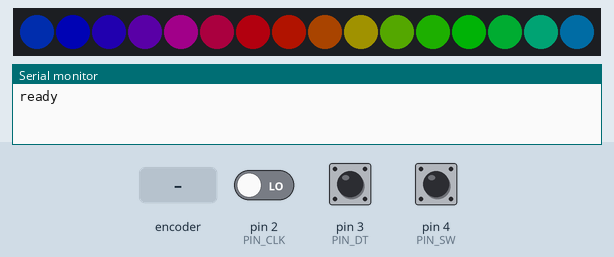
Simulated run of this sketch. Board: Arduino Uno, built with avr-gcc and run on an emulated ATmega328P. Parts: 16 RGB LEDs in strip order, left to right, the last lines printed to the serial monitor. Wiring (inferred from the names in the program): WS2812 LEDs: data pin 6. The inputs (shaded band) are chosen by the test bench; at power-on: pin 4 (PIN_SW) HIGH, pin 2 (PIN_CLK) LOW, pin 3 (PIN_DT) HIGH. Dim RGB values are drawn brighter than linear.

Above: at 1.26 s.
1.3 s: pin 4 (PIN_SW) pulled LOW for 0.15 s
At 1.38 s:
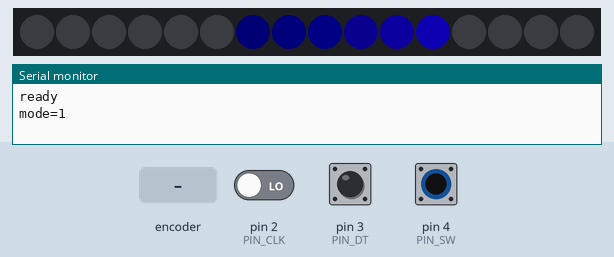
2.0 s: pin 4 (PIN_SW) pulled LOW for 1 s
At 2.43 s:
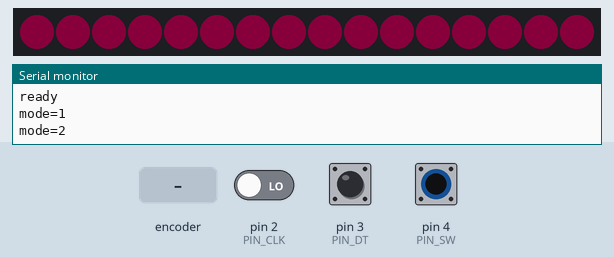
3.6 s: rotary encoder on pin 2 (PIN_CLK) / pin 3 (PIN_DT) turned 3 steps (first pin leading)
At 4.25 s:
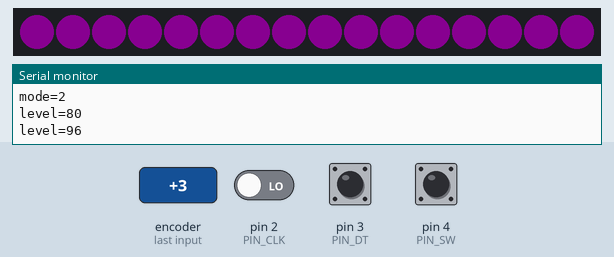
6.2 s: pin 4 (PIN_SW) pulled LOW for 0.15 s
At 6.87 s:
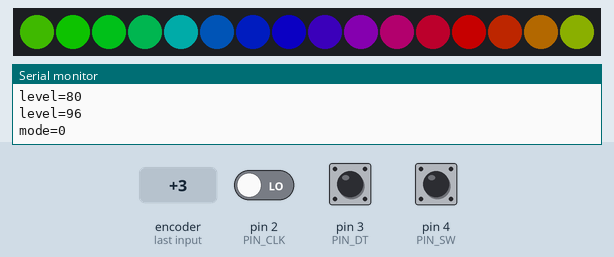
6.9 s: pin 4 (PIN_SW) pulled LOW for 3.2 s
At 6.99 s:
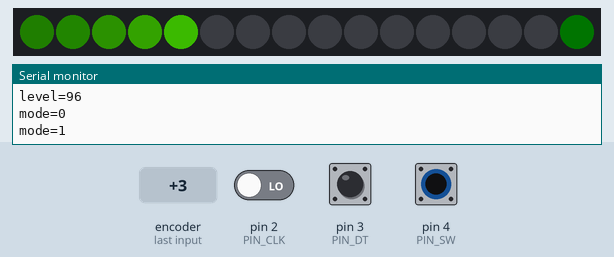
10.7 s: rotary encoder on pin 2 (PIN_CLK) / pin 3 (PIN_DT) turned 3 steps (first pin leading)
At 11.2 s:
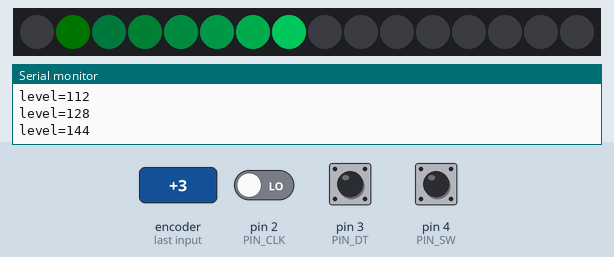

The sketch:

neopixel-default.ino
```cpp
// Lesson 21: a 16 LED WS2812 ring on D6, steered by a rotary encoder (CLK D2, DT D3, SW D4).
// Turn the knob: brightness. Push the knob: next animation. No library: the 800 kHz bit-banged driver and the
// quadrature decoder below are ours (MIT-style, free to reuse).
unsigned int frameMs = 30;   // ms between animation frames
byte level = 64;             // start brightness, 16..255 (the knob changes it at run time)

const byte RING_PIN = 6;     // PORTD bit 6, written with sbi/cbi so every bit lasts exactly 20 cycles at 16 MHz
const byte COUNT = 16;
const byte PIN_CLK = 2;
const byte PIN_DT = 3;
const byte PIN_SW = 4;

byte red[COUNT];
byte grn[COUNT];
byte blu[COUNT];
byte mode = 0;               // 0 rainbow, 1 comet, 2 breathing
byte phase = 0;
byte prevState = 3;
int acc = 0;
unsigned long lastFrame = 0;
unsigned long lastPush = 0;
bool swWas = true;

// One byte, MSB first. A 1 bit keeps the wire high about 0.8 us, a 0 bit about 0.4 us.
void sendByte(uint8_t v) {
  for (int8_t i = 7; i >= 0; i--) {
    if (v & (1 << i)) {
      asm volatile("sbi %0, 6\n nop\n nop\n nop\n nop\n nop\n nop\n nop\n nop\n nop\n nop\n nop\n cbi %0, 6\n" ::"I"(_SFR_IO_ADDR(PORTD)));
    } else {
      asm volatile("sbi %0, 6\n nop\n nop\n nop\n nop\n cbi %0, 6\n" ::"I"(_SFR_IO_ADDR(PORTD)));
    }
  }
}

void show() {
  noInterrupts();
  for (byte i = 0; i < COUNT; i++) {
    sendByte(grn[i]);        // the LED wants green first, then red, then blue
    sendByte(red[i]);
    sendByte(blu[i]);
  }
  interrupts();
  delayMicroseconds(80);     // 50 us or more of low latches the frame
}

// A colour wheel: 0 red, 85 green, 170 blue, back to red at 256. Each channel is 0..255.
void wheel(byte pos, byte scale, byte i) {
  byte r;
  byte g;
  byte b;
  if (pos < 85) {
    r = 255 - pos * 3; g = pos * 3; b = 0;
  } else if (pos < 170) {
    pos -= 85;
    r = 0; g = 255 - pos * 3; b = pos * 3;
  } else {
    pos -= 170;
    r = pos * 3; g = 0; b = 255 - pos * 3;
  }
  // scale = how much of the full colour to show (255 = all of it), then the knob brightness
  red[i] = ((unsigned int)r * scale / 255) * level / 255;
  grn[i] = ((unsigned int)g * scale / 255) * level / 255;
  blu[i] = ((unsigned int)b * scale / 255) * level / 255;
}

void draw() {
  for (byte i = 0; i < COUNT; i++) {
    if (mode == 0) {
      wheel((byte)(i * 16 + phase), 255, i);               // 16 LEDs share the 256 step wheel
    } else if (mode == 1) {
      byte head = (phase / 4) % COUNT;
      byte d = (head + COUNT - i) % COUNT;                  // how far behind the head this LED is
      wheel((byte)(head * 16), d < 8 ? 255 >> d : 0, i);
    } else {
      byte t = phase < 128 ? phase * 2 : (255 - phase) * 2; // a triangle wave: up, then down
      wheel(phase, t, i);
    }
  }
  phase += mode == 1 ? 1 : 4;
  show();
}

// Quadrature: the two lines make a 2 bit code. Clockwise it walks 3,1,0,2,3; counter-clockwise the other way.
// Four steps in one direction are one detent. Bounces walk back and forth and cancel out.
int readKnob() {
  byte now = (digitalRead(PIN_CLK) << 1) | digitalRead(PIN_DT);
  if (now == prevState) return 0;
  int step = 0;
  if ((prevState == 3 && now == 1) || (prevState == 1 && now == 0) || (prevState == 0 && now == 2) || (prevState == 2 && now == 3)) step = 1;
  else if ((prevState == 3 && now == 2) || (prevState == 2 && now == 0) || (prevState == 0 && now == 1) || (prevState == 1 && now == 3)) step = -1;
  prevState = now;
  acc += step;
  if (acc >= 4) { acc = 0; return 1; }
  if (acc <= -4) { acc = 0; return -1; }
  return 0;
}

void setup() {
  Serial.begin(9600);
  pinMode(RING_PIN, OUTPUT);
  digitalWrite(RING_PIN, LOW);
  pinMode(PIN_CLK, INPUT);
  pinMode(PIN_DT, INPUT);
  pinMode(PIN_SW, INPUT);
  prevState = (digitalRead(PIN_CLK) << 1) | digitalRead(PIN_DT);
  Serial.println("ready");
}

void loop() {
  int turn = readKnob();
  if (turn != 0) {
    int next = (int)level + turn * 16;
    if (next < 16) next = 16;
    if (next > 255) next = 255;
    level = next;
    Serial.print("level=");
    Serial.println(level);
  }
  bool sw = digitalRead(PIN_SW);
  if (!sw && swWas && millis() - lastPush > 150) {   // the knob is pushed: SW falls to GND
    lastPush = millis();
    mode = (mode + 1) % 3;
    Serial.print("mode=");
    Serial.println(mode);
  }
  swWas = sw;
  if (millis() - lastFrame >= frameMs) {
    lastFrame = millis();
    draw();
  }
}
```

Measured:
- after the input at 1.3 s, the LEDs: change at once (image 1)
- after the input at 2.0 s, the LEDs: change after 0.29 s (image 2)
- after the input at 6.2 s, the LEDs: first differ from a run without the input after 0.32 s (image 4 shows a later state)
- after the input at 6.9 s, the LEDs: change at once (image 5)
